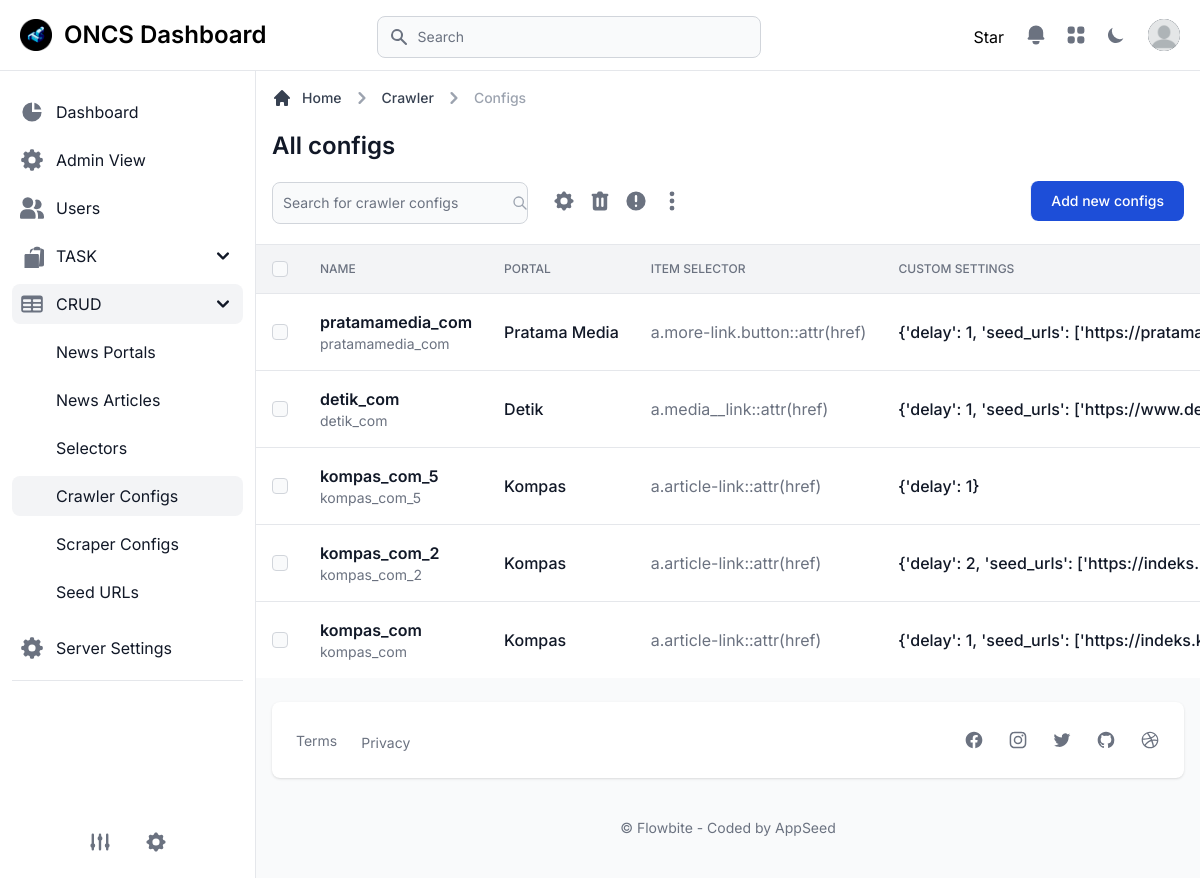
Screenshot of /crawler/crawler-configs/ (signed in) with the database file from the repository.
### apps/common/models.py (models this page shows, shortened)
class TimestampModel(models.Model):
	created_at = models.DateTimeField(auto_now_add=True)
	updated_at = models.DateTimeField(auto_now=True)
	class Meta:
		abstract = True

class CrawlerConfig(TimestampModel):
	name = models.CharField(max_length=255, db_index=True)
	portal = models.ForeignKey(NewsPortal, on_delete=models.CASCADE, related_name='crawler_configs')
	item_selector = models.ForeignKey(ItemSelector, on_delete=models.CASCADE, related_name='crawler_configs')
	custom_settings = models.JSONField(default=dict)
	class Meta:
		db_table = 'news_crawler_config'
		ordering = ['-created_at']

class NewsPortal(TimestampModel):
	domain = models.CharField(max_length=255, unique=True)
	name = models.CharField(max_length=255)
	news_scope = models.CharField(
		max_length=20,
		choices=NewsScopeChoices.choices,
		default=NewsScopeChoices.NATIONAL
	)
	country = CountryField(blank_label='Select country', default='ID', null=True, blank=True)
	city = models.CharField(max_length=255, blank=True, null=True)
	class Meta:
		db_table = 'news_portal'
		verbose_name = 'News Portal'
		verbose_name_plural = 'News Portals'
		ordering = ['name']

class ItemSelector(TimestampModel):
	portal = models.ForeignKey(NewsPortal, on_delete=models.CASCADE, related_name='item_selectors')
	query = models.CharField(max_length=255, db_index=True)
	item = models.CharField(max_length=20, choices=ItemChoices.choices, default=ItemChoices.URL_LIST)
	method = models.CharField(max_length=20, choices=SelectorMethodChoices.choices, default=SelectorMethodChoices.CSS)
	class Meta:
		db_table = 'news_article_selector'
		ordering = ['-created_at']

### apps/common/views.py (the view)
# urls.py: path('crawler-configs/', views.crawler_configs_list, name='crawler_configs_list'),
@login_required
@feature_required('SHOW_CRUD_CRAWLER_CONFIGS')
def crawler_configs_list(request):
    search_query = request.GET.get('search', '')
    configs = CrawlerConfig.objects.select_related('portal', 'item_selector').all()
    if search_query:
        configs = configs.filter(
            Q(name__icontains=search_query) |
            Q(portal__name__icontains=search_query)
        )
    paginator = Paginator(configs, 10)
    page_number = request.GET.get('page')
    page_obj = paginator.get_page(page_number)
    portals = NewsPortal.objects.all()
    selectors = ItemSelector.objects.all()
    seed_urls = NewsPortalSeedUrl.objects.select_related('portal').all()
    context = {
        'page_obj': page_obj,
        'search_query': search_query,
        'segment': 'crawler_configs',
        'parent': 'crud',
        'portals': portals,
        'selectors': selectors,
        'seed_urls': seed_urls
    }
    return render(request, 'pages/CRUD/crawler-configs.html', context)

### core/context_processors.py (called while the page is built)
def sidebar_config(request):
    return {'sidebar_config': getattr(settings, 'SHOW_APP_CONFIG', {})}

### templates/pages/CRUD/crawler-configs.html (shortened to what this page needs)
{% extends "layouts/base.html" %}
{% load static %}
{% block content %}
<main>
    <div
        class="p-4 bg-white block sm:flex items-center justify-between border-b border-gray-200 lg:mt-1.5 dark:bg-gray-800 dark:border-gray-700">
        <div class="w-full mb-1">
            <div class="mb-4">
                <nav class="flex mb-5" aria-label="Breadcrumb">
                    <ol class="inline-flex items-center space-x-1 text-sm font-medium md:space-x-2">
                        <li class="inline-flex items-center">
                            <a href="#"
                                class="inline-flex items-center text-gray-700 hover:text-primary-600 dark:text-gray-300 dark:hover:text-white">
                                <svg class="w-5 h-5 mr-2.5" fill="currentColor" viewBox="0 0 20 20"
                                    xmlns="http://www.w3.org/2000/svg">
                                    <path
                                        d="M10.707 2.293a1 1 0 00-1.414 0l-7 7a1 1 0 001.414 1.414L4 10.414V17a1 1 0 001 1h2a1 1 0 001-1v-2a1 1 0 011-1h2a1 1 0 011 1v2a1 1 0 001 1h2a1 1 0 001-1v-6.586l.293.293a1 1 0 001.414-1.414l-7-7z">
                                    </path>
                                </svg>
                                Home
                            </a>
                        </li>
                        <li>
                            <div class="flex items-center">
                                <svg class="w-6 h-6 text-gray-400" fill="currentColor" viewBox="0 0 20 20"
                                    xmlns="http://www.w3.org/2000/svg">
                                    <path fill-rule="evenodd"
                                        d="M7.293 14.707a1 1 0 010-1.414L10.586 10 7.293 6.707a1 1 0 011.414-1.414l4 4a1 1 0 010 1.414l-4 4a1 1 0 01-1.414 0z"
                                        clip-rule="evenodd"></path>
                                </svg>
                                <a href="#"
                                    class="ml-1 text-gray-700 hover:text-primary-600 md:ml-2 dark:text-gray-300 dark:hover:text-white">Crawler</a>
                            </div>
                        </li>
                        <li>
                            <div class="flex items-center">
                                <svg class="w-6 h-6 text-gray-400" fill="currentColor" viewBox="0 0 20 20"
                                    xmlns="http://www.w3.org/2000/svg">
                                    <path fill-rule="evenodd"
                                        d="M7.293 14.707a1 1 0 010-1.414L10.586 10 7.293 6.707a1 1 0 011.414-1.414l4 4a1 1 0 010 1.414l-4 4a1 1 0 01-1.414 0z"
                                        clip-rule="evenodd"></path>
                                </svg>
                                <span class="ml-1 text-gray-400 md:ml-2 dark:text-gray-500"
                                    aria-current="page">Configs</span>
                            </div>
                        </li>
                    </ol>
                </nav>
                <h1 class="text-xl font-semibold text-gray-900 sm:text-2xl dark:text-white">All configs</h1>
            </div>
            <div class="items-center justify-between block sm:flex md:divide-x md:divide-gray-100 dark:divide-gray-700">
                <div class="flex items-center mb-4 sm:mb-0">
                    <form class="sm:pr-3" action="{% url 'common:crawler_configs_list' %}" method="GET">
                        <div class="relative w-48 mt-1 sm:w-64 xl:w-96">
                            <input type="text" name="search" id="crawler-configs-search" value="{{ search_query|default:'' }}"
                                class="bg-gray-50 border border-gray-300 text-gray-900 sm:text-sm rounded-lg focus:ring-primary-500 focus:border-primary-500 block w-full p-2.5 dark:bg-gray-700 dark:border-gray-600 dark:placeholder-gray-400 dark:text-white dark:focus:ring-primary-500 dark:focus:border-primary-500"
                                placeholder="Search for crawler configs">
                            <div class="absolute inset-y-0 right-0 flex items-center pr-3">
                                <button type="submit" class="text-gray-400 hover:text-gray-600 dark:hover:text-gray-300">
                                    <svg class="w-4 h-4" fill="none" stroke="currentColor" viewBox="0 0 24 24">
                                        <path stroke-linecap="round" stroke-linejoin="round" stroke-width="2" d="M21 21l-6-6m2-5a7 7 0 11-14 0 7 7 0 0114 0z"></path>
                                    </svg>
                                </button>
                            </div>
                        </div>
                    </form>
                    <div class="flex items-center w-full sm:justify-end">
                        <div class="flex pl-2 space-x-1">
                            <a href="#"
                                class="inline-flex justify-center p-1 text-gray-500 rounded cursor-pointer hover:text-gray-900 hover:bg-gray-100 dark:text-gray-400 dark:hover:bg-gray-700 dark:hover:text-white">
                            </a>
                            <a href="#"
                                class="inline-flex justify-center p-1 text-gray-500 rounded cursor-pointer hover:text-gray-900 hover:bg-gray-100 dark:text-gray-400 dark:hover:bg-gray-700 dark:hover:text-white">
                            </a>
                            <a href="#"
                                class="inline-flex justify-center p-1 text-gray-500 rounded cursor-pointer hover:text-gray-900 hover:bg-gray-100 dark:text-gray-400 dark:hover:bg-gray-700 dark:hover:text-white">
                                <svg class="w-6 h-6" fill="currentColor" viewBox="0 0 20 20"
                                    xmlns="http://www.w3.org/2000/svg">
                                    <path fill-rule="evenodd"
                                        d="M18 10a8 8 0 11-16 0 8 8 0 0116 0zm-7 4a1 1 0 11-2 0 1 1 0 012 0zm-1-9a1 1 0 00-1 1v4a1 1 0 102 0V6a1 1 0 00-1-1z"
                                        clip-rule="evenodd"></path>
                                </svg>
                            </a>
                            <a href="#"
                                class="inline-flex justify-center p-1 text-gray-500 rounded cursor-pointer hover:text-gray-900 hover:bg-gray-100 dark:text-gray-400 dark:hover:bg-gray-700 dark:hover:text-white">
                                <svg class="w-6 h-6" fill="currentColor" viewBox="0 0 20 20"
                                    xmlns="http://www.w3.org/2000/svg">
                                    <path
                                        d="M10 6a2 2 0 110-4 2 2 0 010 4zM10 12a2 2 0 110-4 2 2 0 010 4zM10 18a2 2 0 110-4 2 2 0 010 4z">
                                    </path>
                                </svg>
                            </a>
                        </div>
                    </div>
                </div>
                <button id="createCrawlerConfigButton"
                    class="text-white bg-primary-700 hover:bg-primary-800 focus:ring-4 focus:ring-primary-300 font-medium rounded-lg text-sm px-5 py-2.5 dark:bg-primary-600 dark:hover:bg-primary-700 focus:outline-none dark:focus:ring-primary-800"
                    type="button" data-drawer-target="drawer-create-crawler-config-default"
                    data-drawer-show="drawer-create-crawler-config-default" aria-controls="drawer-create-crawler-config-default"
                    data-drawer-placement="right">
                    Add new configs
                </button>
            </div>
        </div>
    </div>
    <div class="flex flex-col">
        <div class="overflow-x-auto">
            <div class="inline-block min-w-full align-middle">
                <div class="overflow-hidden shadow">
                    <table class="min-w-full divide-y divide-gray-200 table-fixed dark:divide-gray-600">
                        <thead class="bg-gray-100 dark:bg-gray-700">
                            <tr>
                                <th scope="col" class="p-4">
                                    <div class="flex items-center">
                                        <input id="checkbox-all" aria-describedby="checkbox-1" type="checkbox"
                                            class="w-4 h-4 border-gray-300 rounded bg-gray-50 focus:ring-3 focus:ring-primary-300 dark:focus:ring-primary-600 dark:ring-offset-gray-800 dark:bg-gray-700 dark:border-gray-600">
                                    </div>
                                </th>
                                <th scope="col"
                                    class="p-4 text-xs font-medium text-left text-gray-500 uppercase dark:text-gray-400">
                                    Name
                                </th>
                                <th scope="col"
                                    class="p-4 text-xs font-medium text-left text-gray-500 uppercase dark:text-gray-400">
                                    Portal
                                </th>
                                <th scope="col"
                                    class="p-4 text-xs font-medium text-left text-gray-500 uppercase dark:text-gray-400">
                                    Item Selector
                                </th>
                                <th scope="col"
                                    class="p-4 text-xs font-medium text-left text-gray-500 uppercase dark:text-gray-400">
                                    Custom Settings
                                </th>
                            </tr>
                        </thead>
                        <tbody class="bg-white divide-y divide-gray-200 dark:bg-gray-800 dark:divide-gray-700">
                            {% if page_obj %}
                                {% for config in page_obj %}
                                <tr class="hover:bg-gray-100 dark:hover:bg-gray-700" data-config-id="{{ config.pk }}" data-portal-id="{{ config.portal_id }}" data-item-selector-id="{{ config.item_selector_id }}" data-custom-settings='{{ config.custom_settings|escapejs }}'>
                                    <td class="w-4 p-4">
                                        <div class="flex items-center">
                                            <input id="checkbox-{{ config.pk }}" aria-describedby="checkbox-1" type="checkbox"
                                                class="w-4 h-4 border-gray-300 rounded bg-gray-50 focus:ring-3 focus:ring-primary-300 dark:focus:ring-primary-600 dark:ring-offset-gray-800 dark:bg-gray-700 dark:border-gray-600">
                                        </div>
                                    </td>
                                    <td class="p-4 text-sm font-normal text-gray-500 whitespace-nowrap dark:text-gray-400">
                                        <div class="text-base font-semibold text-gray-900 dark:text-white" data-field="name">{{ config.name }}</div>
                                        <div class="text-sm font-normal text-gray-500 dark:text-gray-400">{{ config.name }}</div>
                                    </td>
                                    <td class="p-4 text-base font-medium text-gray-900 whitespace-nowrap dark:text-white" data-field="portal_name">
                                        {{ config.portal.name }}</td>
                                    <td class="max-w-sm p-4 overflow-hidden text-base font-normal text-gray-500 truncate xl:max-w-xs dark:text-gray-400" data-field="item_selector_query">
                                        {{ config.item_selector.query }}</td>
                                    <td class="p-4 text-base font-medium text-gray-900 whitespace-nowrap dark:text-white" data-field="custom_settings">
                                        {{ config.custom_settings|truncatechars:50 }}</td>
                                </tr>
                                {% endfor %}
                            {% endif %}
                        </tbody>
                    </table>
                </div>
            </div>
        </div>
    </div>
</main>
{% endblock content %}

### rows the page displays
CrawlerConfig: name "pratamamedia_com", portal.name "Pratama Media", item_selector.query "a.more-link.button::attr(href)", custom_settings "{'delay': 1, 'seed_urls':…"
CrawlerConfig: name "detik_com", portal.name "Detik", item_selector.query "a.media__link::attr(href)", custom_settings "{'delay': 1, 'seed_urls':…"
CrawlerConfig: name "kompas_com_5", portal.name "Kompas", item_selector.query "a.article-link::attr(href)", custom_settings "{'delay': 1}"
CrawlerConfig: name "kompas_com_2", portal.name "Kompas", item_selector.query "a.article-link::attr(href)", custom_settings "{'delay': 2, 'seed_urls':…"
CrawlerConfig: name "kompas_com", portal.name "Kompas", item_selector.query "a.article-link::attr(href)", custom_settings "{'delay': 1, 'seed_urls':…"
